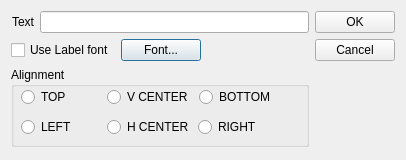
<?xml version="1.0" encoding="UTF-8"?>
<ui version="4.0">
 <class>editptntextdlg</class>
 <widget class="QDialog" name="editptntextdlg">
  <property name="windowModality">
   <enum>Qt::WindowModal</enum>
  </property>
  <property name="geometry">
   <rect>
    <x>0</x>
    <y>0</y>
    <width>406</width>
    <height>160</height>
   </rect>
  </property>
  <property name="minimumSize">
   <size>
    <width>400</width>
    <height>160</height>
   </size>
  </property>
  <property name="windowTitle">
   <string>Edit pattern text</string>
  </property>
  <layout class="QHBoxLayout">
   <item>
    <layout class="QVBoxLayout" name="_2">
     <item>
      <layout class="QHBoxLayout" name="_4">
       <item>
        <widget class="QLabel" name="label">
         <property name="text">
          <string>Text</string>
         </property>
         <property name="alignment">
          <set>Qt::AlignRight|Qt::AlignTrailing|Qt::AlignVCenter</set>
         </property>
        </widget>
       </item>
       <item>
        <widget class="QLineEdit" name="editText"/>
       </item>
      </layout>
     </item>
     <item>
      <layout class="QHBoxLayout" name="_3">
       <item>
        <widget class="QCheckBox" name="checkUseLabelFont">
         <property name="text">
          <string>Use Label font</string>
         </property>
        </widget>
       </item>
       <item>
        <widget class="QPushButton" name="buttonFont">
         <property name="text">
          <string>Font...</string>
         </property>
        </widget>
       </item>
       <item>
        <spacer name="spacer">
         <property name="orientation">
          <enum>Qt::Horizontal</enum>
         </property>
         <property name="sizeHint" stdset="0">
          <size>
           <width>40</width>
           <height>20</height>
          </size>
         </property>
        </spacer>
       </item>
      </layout>
     </item>
     <item>
      <widget class="QGroupBox" name="groupBox">
       <property name="sizePolicy">
        <sizepolicy hsizetype="Expanding" vsizetype="Expanding">
         <horstretch>0</horstretch>
         <verstretch>0</verstretch>
        </sizepolicy>
       </property>
       <property name="maximumSize">
        <size>
         <width>16777215</width>
         <height>80</height>
        </size>
       </property>
       <property name="title">
        <string>Alignment</string>
       </property>
       <widget class="QWidget" name="layoutWidget">
        <property name="geometry">
         <rect>
          <x>10</x>
          <y>50</y>
          <width>257</width>
          <height>20</height>
         </rect>
        </property>
        <layout class="QHBoxLayout" name="_5">
         <item>
          <widget class="QRadioButton" name="radioLeft">
           <property name="sizePolicy">
            <sizepolicy hsizetype="Fixed" vsizetype="Fixed">
             <horstretch>0</horstretch>
             <verstretch>0</verstretch>
            </sizepolicy>
           </property>
           <property name="minimumSize">
            <size>
             <width>80</width>
             <height>0</height>
            </size>
           </property>
           <property name="text">
            <string>LEFT</string>
           </property>
          </widget>
         </item>
         <item>
          <widget class="QRadioButton" name="radioHCenter">
           <property name="sizePolicy">
            <sizepolicy hsizetype="Fixed" vsizetype="Fixed">
             <horstretch>0</horstretch>
             <verstretch>0</verstretch>
            </sizepolicy>
           </property>
           <property name="minimumSize">
            <size>
             <width>80</width>
             <height>0</height>
            </size>
           </property>
           <property name="text">
            <string>H CENTER</string>
           </property>
          </widget>
         </item>
         <item>
          <widget class="QRadioButton" name="radioRight">
           <property name="sizePolicy">
            <sizepolicy hsizetype="Fixed" vsizetype="Fixed">
             <horstretch>0</horstretch>
             <verstretch>0</verstretch>
            </sizepolicy>
           </property>
           <property name="minimumSize">
            <size>
             <width>80</width>
             <height>0</height>
            </size>
           </property>
           <property name="text">
            <string>RIGHT</string>
           </property>
          </widget>
         </item>
        </layout>
       </widget>
       <widget class="QWidget" name="layoutWidget1">
        <property name="geometry">
         <rect>
          <x>10</x>
          <y>20</y>
          <width>261</width>
          <height>20</height>
         </rect>
        </property>
        <layout class="QHBoxLayout" name="_6">
         <item>
          <widget class="QRadioButton" name="radioTop">
           <property name="sizePolicy">
            <sizepolicy hsizetype="Fixed" vsizetype="Fixed">
             <horstretch>0</horstretch>
             <verstretch>0</verstretch>
            </sizepolicy>
           </property>
           <property name="minimumSize">
            <size>
             <width>80</width>
             <height>0</height>
            </size>
           </property>
           <property name="text">
            <string>TOP</string>
           </property>
          </widget>
         </item>
         <item>
          <widget class="QRadioButton" name="radioVCenter">
           <property name="minimumSize">
            <size>
             <width>80</width>
             <height>0</height>
            </size>
           </property>
           <property name="text">
            <string>V CENTER</string>
           </property>
          </widget>
         </item>
         <item>
          <widget class="QRadioButton" name="radioBottom">
           <property name="minimumSize">
            <size>
             <width>80</width>
             <height>0</height>
            </size>
           </property>
           <property name="text">
            <string>BOTTOM</string>
           </property>
          </widget>
         </item>
        </layout>
       </widget>
      </widget>
     </item>
    </layout>
   </item>
   <item>
    <layout class="QVBoxLayout" name="_7">
     <item>
      <widget class="QPushButton" name="okButton">
       <property name="text">
        <string>OK</string>
       </property>
      </widget>
     </item>
     <item>
      <widget class="QPushButton" name="cancelButton">
       <property name="text">
        <string>Cancel</string>
       </property>
      </widget>
     </item>
     <item>
      <spacer name="spacer_2">
       <property name="orientation">
        <enum>Qt::Vertical</enum>
       </property>
       <property name="sizeHint" stdset="0">
        <size>
         <width>20</width>
         <height>40</height>
        </size>
       </property>
      </spacer>
     </item>
    </layout>
   </item>
  </layout>
 </widget>
 <tabstops>
  <tabstop>editText</tabstop>
  <tabstop>checkUseLabelFont</tabstop>
  <tabstop>buttonFont</tabstop>
  <tabstop>radioTop</tabstop>
  <tabstop>radioVCenter</tabstop>
  <tabstop>radioBottom</tabstop>
  <tabstop>radioLeft</tabstop>
  <tabstop>radioHCenter</tabstop>
  <tabstop>radioLeft</tabstop>
  <tabstop>okButton</tabstop>
  <tabstop>cancelButton</tabstop>
 </tabstops>
 <resources/>
 <connections>
  <connection>
   <sender>okButton</sender>
   <signal>clicked()</signal>
   <receiver>editptntextdlg</receiver>
   <slot>accept()</slot>
   <hints>
    <hint type="sourcelabel">
     <x>351</x>
     <y>38</y>
    </hint>
    <hint type="destinationlabel">
     <x>233</x>
     <y>29</y>
    </hint>
   </hints>
  </connection>
  <connection>
   <sender>cancelButton</sender>
   <signal>clicked()</signal>
   <receiver>editptntextdlg</receiver>
   <slot>reject()</slot>
   <hints>
    <hint type="sourcelabel">
     <x>330</x>
     <y>66</y>
    </hint>
    <hint type="destinationlabel">
     <x>197</x>
     <y>125</y>
    </hint>
   </hints>
  </connection>
 </connections>
</ui>
